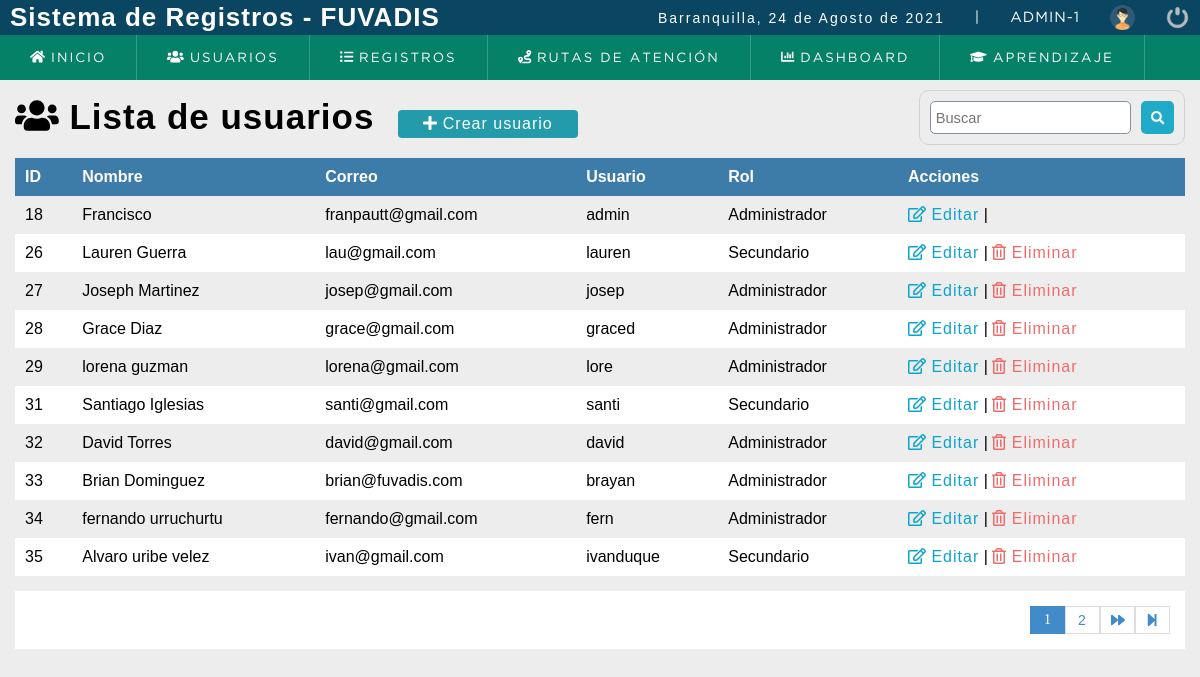
The page /sistema/lista_usuarios.php (signed in) on the database its author committed.
### tables this page shows
CREATE TABLE `usuario` (
  `idusuario` int(11) NOT NULL,
  `nombre` varchar(50) NOT NULL,
  `correo` varchar(100) NOT NULL,
  `usuario` varchar(15) NOT NULL,
  `clave` varchar(100) NOT NULL,
  `rol` int(11) NOT NULL,
  `estatus` int(11) NOT NULL DEFAULT 1
);

CREATE TABLE `rol` (
  `idrol` int(11) NOT NULL,
  `rol` varchar(20) NOT NULL
);

### sistema/includes/functions.php (called while the page is built, shortened)
<?php
	function fechaC(){
		$mes = array("","Enero",
					  "Febrero",
					  "Marzo",
					  "Abril",
					  "Mayo",
					  "Junio",
					  "Julio",
					  "Agosto",
					  "Septiembre",
					  "Octubre",
					  "Noviembre",
					  "Diciembre");
		return date('d')." de ". $mes[date('n')] . " de " . date('Y');
	}
 ?>

### sistema/lista_usuarios.php (the view, shortened to what this page needs)
<?php
    include "../conexion.php";
?>
<!DOCTYPE html>
<html lang="en">
<head>
	<?php include "includes/scripts.php"; ?>
</head>
<body>
<?php include "includes/header.php"; ?>
	<section id="container">
        <h1> <i class="fas fa-users"></i> Lista de usuarios</h1>
        <a href="registro_usuario.php" class="btn_new"><i class="fas fa-plus"></i> Crear usuario</a>
        <form action="buscar_usuario.php" method = "get" class="form_search">
        <input type="text" name="busqueda" id="busqueda" placeholder = "Buscar">
        <button type="submit" class="btn_search"><i class="fas fa-search"></i></button>
        </form>
        <table>
            <tr>
                <th>ID</th>
                <th>Nombre</th>
                <th>Correo</th>
                <th>Usuario</th>
                <th>Rol</th>
                <th>Acciones</th>
            </tr>
            <?php
            $sql_register = mysqli_query($conection, "SELECT COUNT(*) as total_registro FROM usuario WHERE estatus = 1");
            $result_register = mysqli_fetch_array($sql_register);
            $total_registro = $result_register['total_registro'];
            $por_pagina =10;
            if(empty($_GET['pagina'])){
                $pagina=1;
            }else{
                $pagina=$_GET['pagina'];
            }
            $desde = ($pagina-1) * $por_pagina;
            $total_paginas= ceil($total_registro/$por_pagina);
                $query = mysqli_query($conection, "SELECT u.idusuario, u.nombre, u.correo, u.usuario, r.rol FROM usuario u INNER JOIN rol r ON u.rol = r.idrol WHERE estatus = 1 ORDER BY u.idusuario ASC LIMIT $desde,$por_pagina");
                $result = mysqli_num_rows($query);
                if($result>0){
                    while($data = mysqli_fetch_array($query)){
                        ?>
                        <tr>
                            <td><?php echo $data["idusuario"]; ?></td>
                            <td><?php echo $data["nombre"]; ?></td>
                            <td><?php echo $data["correo"]; ?></td>
                            <td><?php echo $data["usuario"]; ?></td>
                            <td><?php echo $data["rol"]; ?></td>
                            <td>
                                <a class="link_edit" href="editar_usuario.php?id=<?php echo $data["idusuario"]; ?>"> <i class="far fa-edit"></i> Editar</a>
                                |<?php
                                if($data["idusuario"] != 18){ ?>
                                    <a class="link_delete" href="eliminar_confirmar_usuario.php?id=<?php echo $data["idusuario"]; ?>"> <i class="far fa-trash-alt"></i> Eliminar</a>
                                     <?php } ?>
                            </td>
                        </tr>
                   <?php }
                }
            ?>
        </table>
        <div class="paginador">
                <ul>
                    <?php
                    for($i=1; $i <= $total_paginas; $i++){
                        if($i == $pagina){
                            echo ' <li class="pageSelected">'.$i.'</li>';
                        }else{
                        echo ' <li><a href="?pagina='.$i.'">'.$i.'</a></li>';
                    }
                }
                if($pagina!=$total_paginas){
                    ?>
                    <li><a href="?pagina=<?php echo $pagina+1;?>"><i class="fas fa-forward"></i></a></li>
                    <li><a href="?pagina=<?php echo $total_paginas;?>"><i class="fas fa-step-forward"></i></a></li>
                <?php } ?>
                </ul>
        </div>
	</section>
</body>
</html>

### sistema/includes/scripts.php (shortened to what this page needs)
<link rel="stylesheet" type="text/css" href="css/style2.css">
<?php include "functions.php"; ?>

### sistema/includes/header.php (shortened to what this page needs)
<header>
		<div class="header">
			<h1>Sistema de Registros - FUVADIS</h1>
			<div class="optionsBar">
				<p>Barranquilla, <?php echo fechaC();?></p>
				<span>|</span>
				<span class="user"> <?php echo  $_SESSION['user'].'-'.$_SESSION['rol']; ?></span>
				<img class="photouser" src="img/user.png" alt="Usuario">
				<a href="salir.php"><img class="close" src="img/salir.png" alt="Salir del sistema" title="Salir"></a>
			</div>
		</div>
		<?php include "nav.php"; ?>
	</header>

### sistema/includes/nav.php (shortened to what this page needs)
<nav>
			<ul>
				<li><a href="index.php"> <i class="fas fa-home"></i> Inicio</a></li>
				<li class="principal">
				<?php if($_SESSION['rol'] == 1){
				?>
					<a href="#" > <i class="fas fa-users"></i> Usuarios</a>
				</li>
				<?php } ?>
				<li class="principal">
					<a href="#"> <i class="fas fa-list-ul"></i> Registros</a>
				</li>
				<li class="principal">
					<a href="#"> <i class="fas fa-route"></i> Rutas de atención</a>
				</li>
				<li class="principal">
					<a href="graficos.php"><i class="fas fa-chart-bar"></i> Dashboard</a>
				</li>
				<li class="principal">
					<a href="#"> <i class="fas fa-graduation-cap"></i> Aprendizaje</a>
				</li>
			</ul>
		</nav>

### sistema/css/style2.css (style rules this page uses)
* { margin: 0; padding: 0; box-sizing: border-box; }
body { background: #ededed; }
h1, h2, h3, h4, h5, h6 { font-family: 'arial'; font-weight: bold; letter-spacing: 1px; }
h1 { font-size: 26px; }
p { font-family: 'arial'; letter-spacing: 2px; font-size: 14px; line-height: 20px; }
a { text-decoration: none; font-family: arial; letter-spacing: 1px; }
span { font-family: 'GothamBook'; letter-spacing: 1px; font-size: 14px; line-height: 20px; }
header { position: fixed; width: 100%; z-index: 1; }
.header { color: #FFF; background: #0a4661; height: 35px; display: -webkit-flex; display: -moz-flex; display: -ms-flex; display: -o-flex; display: flex; justify-content: space-between; align-items: center; padding: 10px; }
.optionsBar { display: -webkit-flex; display: -moz-flex; display: -ms-flex; display: -o-flex; display: flex; justify-content: center; align-items: center; }
.optionsBar span { color: #FFF; font-size: 11pt; font-family: 'GothamBook'; text-transform: uppercase; margin-left: 30px; }
.photouser { margin-left: 30px; width: 25px; height: 25px; }
.close { width: 25px; height: 25px; }
.optionsBar a { display: -webkit-flex; display: -moz-flex; display: -ms-flex; display: -o-flex; display: flex; margin-left: 30px; }
nav ul { background: #058167; list-style: none; display: -webkit-flex; display: -moz-flex; display: -ms-flex; display: -o-flex; display: flex; justify-content: left; align-items: center; }
nav ul > li a { position: relative; }
nav a { color: #FFF; display: block; font-size: 10pt; font-family: 'GothamBook'; padding: 15px 30px; text-transform: uppercase; letter-spacing: 2px; transition: background .5s; border-right: 1px solid #319B8F; }
nav .principal > a { background-position-x: 0%; background-position-y: 0%; background-size: auto auto; background-position: 94% center; background-size: 10px; }
#container { padding: 90px 15px 15px; }
form { background: #FFF; margin: auto; padding: 20px 50px; border: 1px solid #d1d1d1; }
input,select { display: block; width: 100%; font-size: 11pt; padding: 5px; border: 1px solid #85929e; border-radius: 5px; }
#container h1 { font-size: 35px; display: inline-block; }
.btn_new { display: inline-block; background: #239baa; color: #FFF; padding: 5px 25px; border-radius: 4px; margin: 20px; }
table { border-collapse: collapse; font-size: 12pt; font-family: 'arial'; width: 100%; }
table th { text-align: left; padding: 10px; background: #3d7ba8; color: #FFF; }
table tr:nth-child(odd) { background: #FFF; }
table td { padding: 10px; }
.link_edit { color: #0ca4ce; }
.link_delete { color: #f26b6b; }
.paginador ul { padding: 15px; list-style: none; background: #FFF; margin-top: 15px; display: flex; justify-content: flex-end; }
.paginador a, .pageSelected { color: #428bca; border: 1px solid #ddd; padding: 5px; display: inline-block; font-size: 14px; text-align: center; width: 35px; }
.pageSelected { color: #FFF; background: #428bca; border: 1px solid #428bca; }
.form_search { display: flex; float: right; background: initial; padding: 10px; border-radius: 10px; }
.form_search .btn_search { background: #1faac8; color: #fff; padding: 0 20px; border: 0; cursor: pointer; margin-left: 10px; display: flex; border-radius: 5px; padding: 10px; }

### rows shown on the page
usuario: idusuario "18", nombre "Francisco", correo "franpautt@gmail.com", usuario "admin", rol.rol "Administrador"
usuario: idusuario "26", nombre "Lauren Guerra", correo "lau@gmail.com", usuario "lauren", rol.rol "Secundario"
usuario: idusuario "27", nombre "Joseph Martinez", correo "josep@gmail.com", usuario "josep", rol.rol "Administrador"
usuario: idusuario "28", nombre "Grace Diaz", correo "grace@gmail.com", usuario "graced", rol.rol "Administrador"
usuario: idusuario "29", nombre "lorena guzman", correo "lorena@gmail.com", usuario "lore", rol.rol "Administrador"
usuario: idusuario "31", nombre "Santiago Iglesias", correo "santi@gmail.com", usuario "santi", rol.rol "Secundario"
usuario: idusuario "32", nombre "David Torres", correo "david@gmail.com", usuario "david", rol.rol "Administrador"
usuario: idusuario "33", nombre "Brian Dominguez", correo "brian@fuvadis.com", usuario "brayan", rol.rol "Administrador"
usuario: idusuario "34", nombre "fernando urruchurtu", correo "fernando@gmail.com", usuario "fern", rol.rol "Administrador"
usuario: idusuario "35", nombre "Alvaro uribe velez", correo "ivan@gmail.com", usuario "ivanduque", rol.rol "Secundario"

### other values the page prints
fechaC() "24 de Agosto de 2021"
$_SESSION['user'] "ADMIN"
$_SESSION['rol'] "1"
